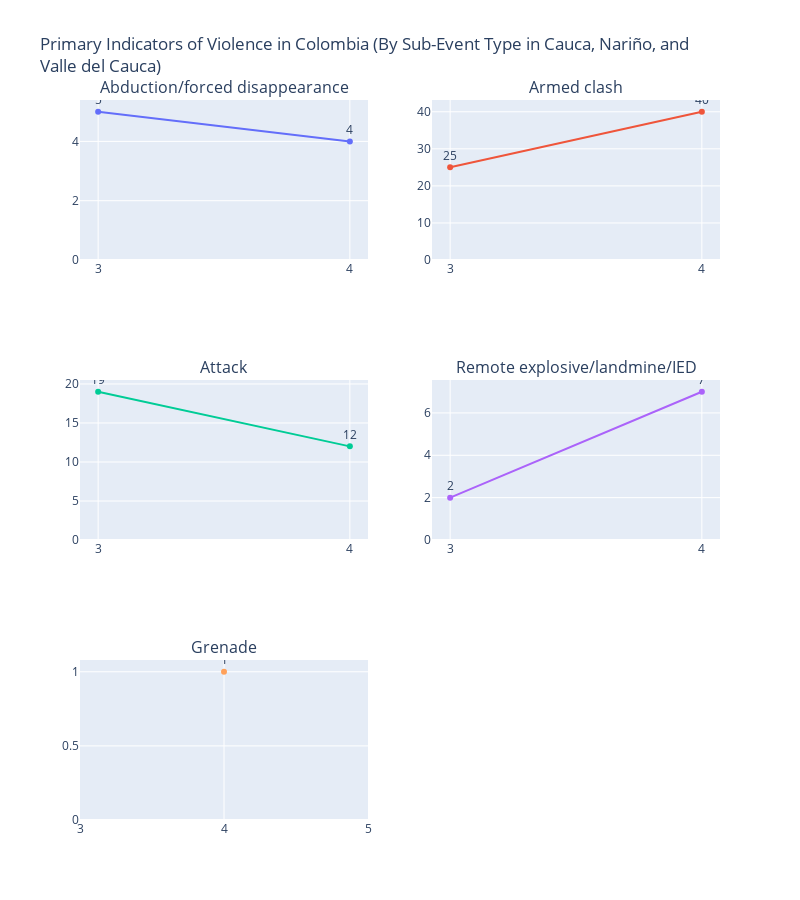

Notebook code cell kept with this figure:
### Code cell
subevent_types = col_departments_subevent['sub_event_type'].unique()

n_cols = 2
n_rows = math.ceil(len(subevent_types) / n_cols)

fig = make_subplots(rows=n_rows, cols=n_cols, subplot_titles=subevent_types)

for i, tipo in enumerate(subevent_types):
    row = (i // n_cols) + 1  
    col = (i % n_cols) + 1  
    col_departsub_filt = col_departments_subevent[col_departments_subevent['sub_event_type'] == tipo]
    fig.add_trace(
        go.Scatter(
            x=col_departsub_filt['month'], 
            y=col_departsub_filt['events'], 
            mode='markers+lines+text',
            text=col_departsub_filt['events'],
            textposition="top center",
        ),
        row=row, col=col
    )

for j in range(1, n_rows+1):
    for i in range(1, n_cols+1):
        fig.update_xaxes(row=j, col=i, dtick=1)

for j in range(1, n_rows+1):
    for i in range(1, n_cols+1):
        fig.update_yaxes(row=j, col=i, rangemode='tozero')

fig.update_layout(
    height=300 * n_rows,
    width=800, 
    title_text="Primary Indicators of Violence in Colombia (By Sub-Event Type in Cauca, Nariño, and<br>Valle del Cauca)",
    showlegend=False
)
fig.show()

### Figure 1 — Plotly figure (JSON) as saved in the notebook; plotly's stock layout.template omitted (floating-point values rounded to 4 significant figures)
{"data": [{"mode": "markers+lines+text", "text": [5, 4], "textposition": "top center", "type": "scatter", "x": [3, 4], "xaxis": "x", "y": [5, 4], "yaxis": "y"}, {"mode": "markers+lines+text", "text": [25, 40], "textposition": "top center", "type": "scatter", "x": [3, 4], "xaxis": "x2", "y": [25, 40], "yaxis": "y2"}, {"mode": "markers+lines+text", "text": [19, 12], "textposition": "top center", "type": "scatter", "x": [3, 4], "xaxis": "x3", "y": [19, 12], "yaxis": "y3"}, {"mode": "markers+lines+text", "text": [2, 7], "textposition": "top center", "type": "scatter", "x": [3, 4], "xaxis": "x4", "y": [2, 7], "yaxis": "y4"}, {"mode": "markers+lines+text", "text": [1], "textposition": "top center", "type": "scatter", "x": [4], "xaxis": "x5", "y": [1], "yaxis": "y5"}], "layout": {"annotations": [{"font": {"size": 16}, "showarrow": false, "text": "Abduction/forced disappearance", "x": 0.225, "xanchor": "center", "xref": "paper", "y": 1, "yanchor": "bottom", "yref": "paper"}, {"font": {"size": 16}, "showarrow": false, "text": "Armed clash", "x": 0.775, "xanchor": "center", "xref": "paper", "y": 1, "yanchor": "bottom", "yref": "paper"}, {"font": {"size": 16}, "showarrow": false, "text": "Attack", "x": 0.225, "xanchor": "center", "xref": "paper", "y": 0.6111, "yanchor": "bottom", "yref": "paper"}, {"font": {"size": 16}, "showarrow": false, "text": "Remote explosive/landmine/IED", "x": 0.775, "xanchor": "center", "xref": "paper", "y": 0.6111, "yanchor": "bottom", "yref": "paper"}, {"font": {"size": 16}, "showarrow": false, "text": "Grenade", "x": 0.225, "xanchor": "center", "xref": "paper", "y": 0.2222, "yanchor": "bottom", "yref": "paper"}], "height": 900, "showlegend": false, "title": {"text": "Primary Indicators of Violence in Colombia (By Sub-Event Type in Cauca, Nariño, and<br>Valle del Cauca)"}, "width": 800, "xaxis": {"anchor": "y", "domain": [0, 0.45], "dtick": 1}, "xaxis2": {"anchor": "y2", "domain": [0.55, 1], "dtick": 1}, "xaxis3": {"anchor": "y3", "domain": [0, 0.45], "dtick": 1}, "xaxis4": {"anchor": "y4", "domain": [0.55, 1], "dtick": 1}, "xaxis5": {"anchor": "y5", "domain": [0, 0.45], "dtick": 1}, "xaxis6": {"anchor": "y6", "domain": [0.55, 1], "dtick": 1}, "yaxis": {"anchor": "x", "domain": [0.7778, 1], "rangemode": "tozero"}, "yaxis2": {"anchor": "x2", "domain": [0.7778, 1], "rangemode": "tozero"}, "yaxis3": {"anchor": "x3", "domain": [0.3889, 0.6111], "rangemode": "tozero"}, "yaxis4": {"anchor": "x4", "domain": [0.3889, 0.6111], "rangemode": "tozero"}, "yaxis5": {"anchor": "x5", "domain": [0, 0.2222], "rangemode": "tozero"}, "yaxis6": {"anchor": "x6", "domain": [0, 0.2222], "rangemode": "tozero"}}}
